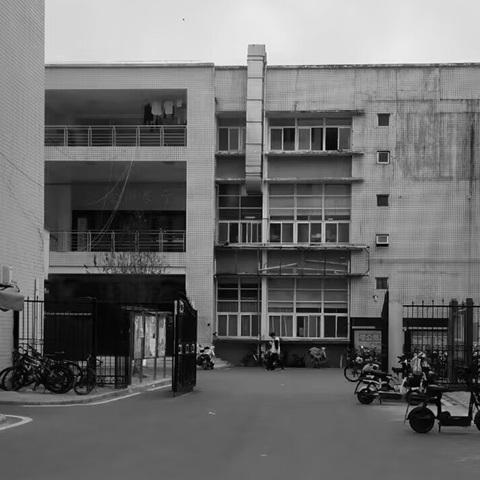
#> input picture DIP/images/school_gray.jpg, 480 x 480 px, found by its file name
$ python '灰度级切片.py'
#> lines starting #> are read from the running program, lines starting #| are printed output that depends on the picture; after the words box and inside, x2 and y2 are one past the last pixel; in counts of white or black regions, pixels touching at a corner belong together
import cv2
import numpy as np
import matplotlib.pyplot as plt

# 图片路径
image_path = r"D:\Digital Image Processing\school_gray.jpg"

# 读取灰度图像
gray_image = cv2.imread(image_path, cv2.IMREAD_GRAYSCALE)
#> gray_image is the input picture: shape (480, 480); min 0, max 255, mean 107.4

# 检查图像是否成功读取
if gray_image is None:
    print("无法加载图像，请检查文件路径。")
else:
    # 定义转化函数 T(r)
    def thresholding(gray_image, low, high):
        # 创建一个空白图像
        output_image = np.zeros_like(gray_image)
        # 应用转化函数
        output_image[(gray_image >= low) & (gray_image <= high)] = 255
        return output_image

    # 应用灰度级切片
    low_threshold = 100
    high_threshold = 150
    sliced_image = thresholding(gray_image, low_threshold, high_threshold)
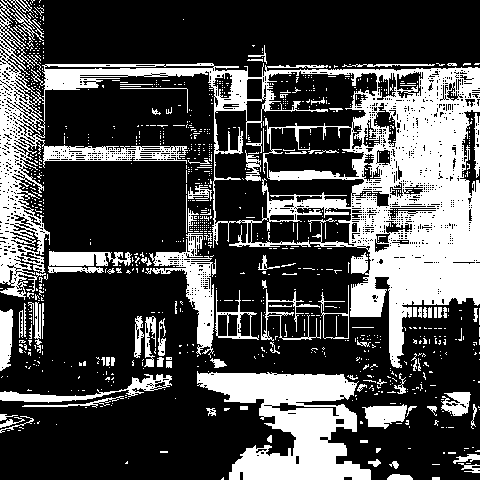
#> sliced_image: shape (480, 480); 29.3% white; 991 white regions (894 under 20 px), largest, box (x1, y1, x2, y2) and area: (0, 0, 480, 368) 41043, (197, 371, 371, 480) 10284, (145, 233, 216, 358) 2557

    # 显示处理后的图片
    cv2.imshow('Sliced Image', sliced_image)
    cv2.waitKey(0)
    cv2.destroyAllWindows()

    # 显示转化函数图
    r = np.arange(256)
    T = np.where((r >= low_threshold) & (r <= high_threshold), 255, 0)
    plt.plot(r, T, label='T(r)')
    plt.xlabel('Input Gray Level')
    plt.ylabel('Output Gray Level')
    plt.title('Thresholding Function T(r)')
    plt.legend()
    plt.grid(True)
    plt.show()
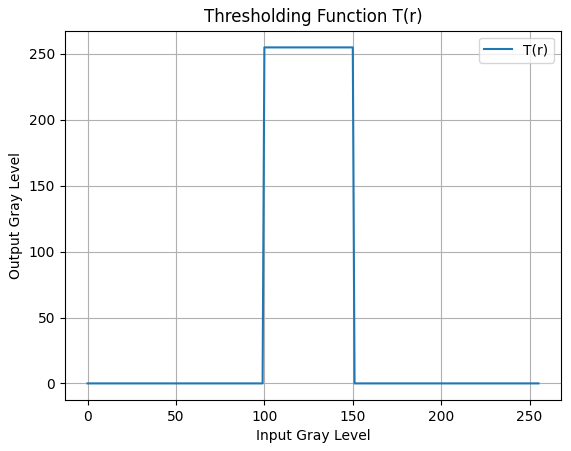
#> figure drawn by matplotlib, 1 panel; curve peaks at x = 100, y = 255
